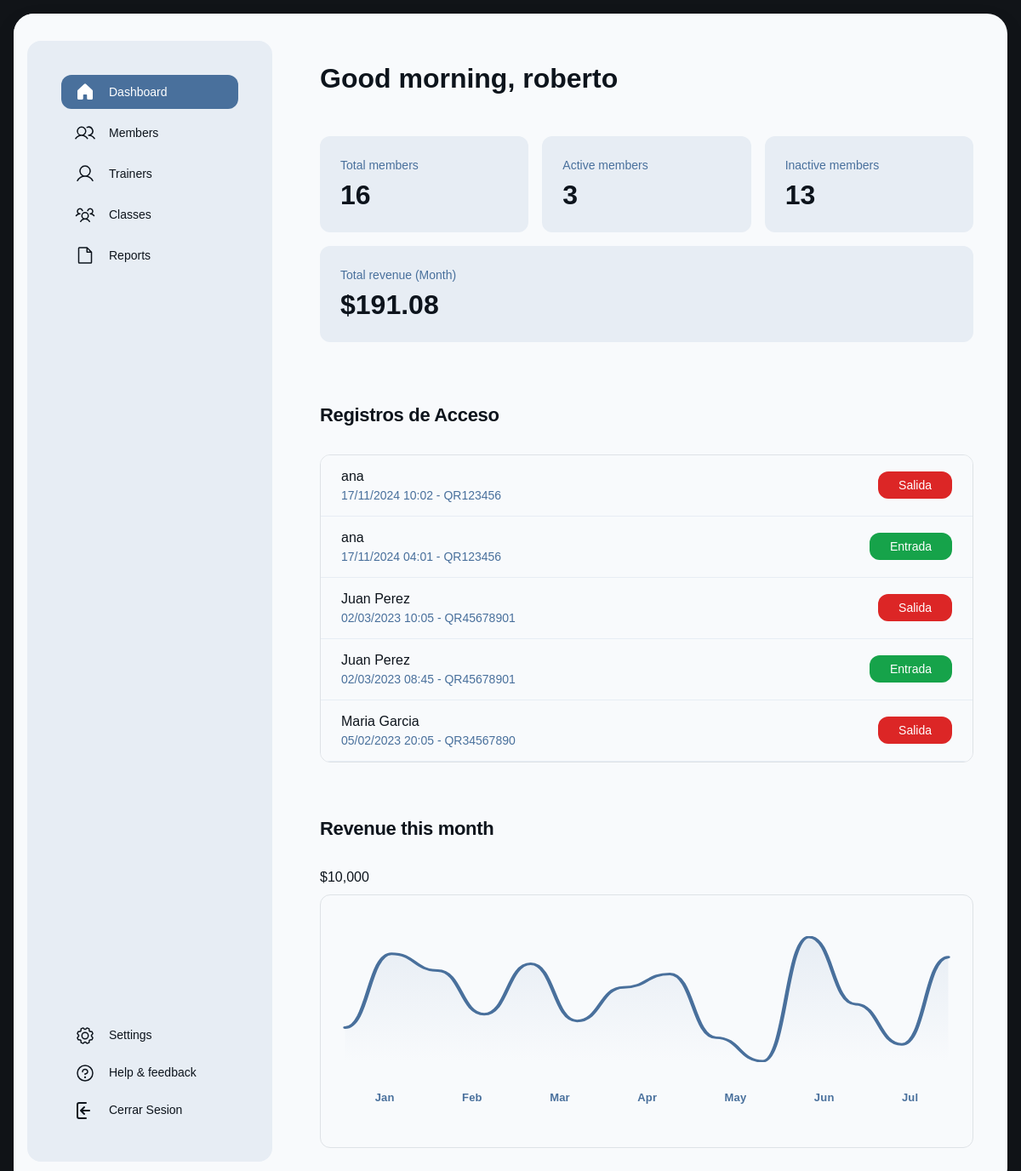
/index.php (signed in), run on the app's committed database.
### tables this page shows
CREATE TABLE `registro_accesos` (
  `id` int(11) NOT NULL,
  `usuario_id` int(11) DEFAULT NULL,
  `fecha` datetime DEFAULT NULL,
  `tipo` enum('entrada','salida') DEFAULT NULL,
  `codigo_qr` varchar(255) DEFAULT NULL
);

CREATE TABLE `usuarios` (
  `id_usuario` int(11) NOT NULL,
  `nombre` varchar(100) DEFAULT NULL,
  `email` varchar(100) DEFAULT NULL,
  `passwd` varchar(255) DEFAULT NULL,
  `fecha_registro` date DEFAULT curdate(),
  `tipo` enum('cliente','admin') DEFAULT 'cliente'
);

### controller/home_controller.php (called while the page is built, shortened)
<?php
function home() {
    if (isset($_SESSION["nombre"]) && $_SESSION["admin"] == 1) {
        require_once("model/dashboard_model.php");
        $dashboard = new DashboardModel();
        $totalMembers = $dashboard->getTotalMembers();
        $activeMembers = $dashboard->getActiveMembers();
        $inactiveMembers = $dashboard->getInactiveMembers();
        $totalRevenue = $dashboard->getTotalRevenue();
        $lastAccessLogs = $dashboard->getLastAccessLogs();
    }
    include_once 'view/home_view.php';
}
?>

### model/conectar.php (called while the page is built)
<?php
class Conectar{
    public static function conexion(){
        try {
            $conexion=new mysqli("localhost","root","","gimnasio_db");
            $conexion->set_charset("utf8mb4");
        } catch (Exception $e) {
            die('Error:'.$e->getMessage());
        }
        return $conexion;
    }
}
?>

### model/dashboard_model.php (called while the page is built)
<?php
require_once 'conectar.php';
class DashboardModel {
    private $conexion;
    public function __construct() {
        $this->conexion = Conectar::conexion();
    }
    public function getTotalMembers() {
        $query = "SELECT COUNT(*) as total FROM usuarios WHERE tipo = 'cliente'";
        $resultado = $this->conexion->query($query);
        $row = $resultado->fetch_assoc();
        return $row['total'];
    }
    public function getActiveMembers() {
        $query = "SELECT COUNT(*) as activos FROM usuarios u
                 INNER JOIN usuarios_membresias um ON u.id_usuario = um.usuario_id
                 WHERE u.tipo = 'cliente'
                 AND um.fecha_fin >= CURRENT_DATE()";
        $resultado = $this->conexion->query($query);
        $row = $resultado->fetch_assoc();
        return $row['activos'];
    }
    public function getInactiveMembers() {
        $query = "SELECT COUNT(*) as inactivos FROM usuarios u
                 LEFT JOIN usuarios_membresias um ON u.id_usuario = um.usuario_id
                 WHERE u.tipo = 'cliente'
                 AND (um.fecha_fin < CURRENT_DATE() OR um.id IS NULL)";
        $resultado = $this->conexion->query($query);
        $row = $resultado->fetch_assoc();
        return $row['inactivos'];
    }
    public function getTotalRevenue() {
        $query = "SELECT
                    SUM(m.precio / m.duracion_dias * 30) as total
                 FROM usuarios_membresias um
                 INNER JOIN membresias m ON um.membresia_id = m.id
                 WHERE um.fecha_inicio <= CURRENT_DATE()
                 AND um.fecha_fin >= CURRENT_DATE()";
        $resultado = $this->conexion->query($query);
        $row = $resultado->fetch_assoc();
        return $row['total'] ?? 0;
    }
    public function getLastAccessLogs() {
        $query = "SELECT ra.*, u.nombre
                 FROM registro_accesos ra
                 INNER JOIN usuarios u ON ra.usuario_id = u.id_usuario
                 ORDER BY ra.fecha DESC
                 LIMIT 5";
        $resultado = $this->conexion->query($query);
        $logs = [];
        while ($row = $resultado->fetch_assoc()) {
            $logs[] = $row;
        }
        return $logs;
    }
}
?>

### view/dashboard_admin.php (the view, shortened to what this page needs)
<!DOCTYPE html>
<html>
  <head>
    <link rel="stylesheet" href="https://cdnjs.cloudflare.com/ajax/libs/font-awesome/4.7.0/css/font-awesome.min.css">
    <script src="https://cdn.tailwindcss.com?plugins=forms,container-queries"></script>
  </head>
  <body>
    <div class="main-card">
      <div class="main-content">
        <div class="sidebar-container">
          <div class="sidebar-inner">
            <div class="flex h-full min-h-[700px] flex-col justify-between p-4">
              <div class="flex flex-col gap-4">
                <div class="flex flex-col gap-2">
                  <div class="flex items-center gap-3 px-3 py-2 rounded-xl bg-[#49709c]">
                    <div class="text-white" data-icon="House" data-size="24px" data-weight="fill">
                    </div>
                    <a class="text-white text-sm font-medium leading-normal" href="index.php?controlador=home&action=home">Dashboard</a>
                  </div>
                  <div class="flex items-center gap-3 px-3 py-2">
                    <div class="text-[#0d141c]" data-icon="Users" data-size="24px" data-weight="regular">
                    </div>
                    <a class="text-[#0d141c] text-sm font-medium leading-normal" href="index.php?controlador=miembros&action=home">Members</a>
                  </div>
                  <div class="flex items-center gap-3 px-3 py-2">
                    <div class="text-[#0d141c]" data-icon="User" data-size="24px" data-weight="regular">
                    </div>
                    <a class="text-[#0d141c] text-sm font-medium leading-normal" href="index.php?controlador=entrenadores&action=home">Trainers</a>
                  </div>
                  <div class="flex items-center gap-3 px-3 py-2">
                    <div class="text-[#0d141c]" data-icon="UsersThree" data-size="24px" data-weight="regular">
                    </div>
                    <a class="text-[#0d141c] text-sm font-medium leading-normal" href="index.php?controlador=clases&action=home">Classes</a>
                  </div>
                  <div class="flex items-center gap-3 px-3 py-2">
                    <div class="text-[#0d141c]" data-icon="File" data-size="24px" data-weight="regular">
                    </div>
                    <a class="text-[#0d141c] text-sm font-medium leading-normal" href="#">Reports</a>
                  </div>
                </div>
              </div>
              <div class="flex flex-col gap-4">
                <div class="flex flex-col gap-1">
                  <div class="flex items-center gap-3 px-3 py-2">
                    <div class="text-[#0d141c]" data-icon="Gear" data-size="24px" data-weight="regular">
                    </div>
                    <a class="text-[#0d141c] text-sm font-medium leading-normal" href="#">Settings</a>
                  </div>
                  <div class="flex items-center gap-3 px-3 py-2">
                    <div class="text-[#0d141c]" data-icon="Question" data-size="24px" data-weight="regular">
                    </div>
                    <a class="text-[#0d141c] text-sm font-medium leading-normal" href="#">Help &amp; feedback</a>
                  </div>
                  <div class="flex items-center gap-3 px-3 py-2">
                    <div class="text-[#0d141c]" data-icon="Question" data-size="24px" data-weight="regular">
                      <svg xmlns="http://www.w3.org/2000/svg" viewBox="0 0 24 24" width="24" height="24" fill="none" stroke="#0d141c" stroke-width="2" stroke-linecap="round" stroke-linejoin="round">
                        <path d="M13 3H5a2 2 0 0 0-2 2v14a2 2 0 0 0 2 2h8" />
                        <path d="M7 12h10M7 12l4-4M7 12l4 4" />
                      </svg>
                    </div>
                    <a class="text-[#0d141c] text-sm font-medium leading-normal" href="index.php?controlador=miembros&action=desconectar">Cerrar Sesion</a>
                  </div>
                </div>
              </div>
            </div>
          </div>
        </div>
        <div class="content-container">
          <div class="flex flex-wrap justify-between gap-3 p-4">
            <p class="text-[#0d141c] tracking-light text-[32px] font-bold leading-tight min-w-72">Good morning, <?php echo htmlspecialchars($_SESSION["nombre"]); ?></p>
          </div>
          <div class="flex flex-wrap gap-3 p-4">
            <div class="flex min-w-[200px] flex-1 flex-col gap-1 rounded-xl bg-[#e7edf4] p-4">
              <p class="text-[#49709c] text-sm font-medium leading-normal">Total members</p>
              <p class="text-[#0d141c] text-[32px] font-bold leading-tight"><?php echo $totalMembers; ?></p>
            </div>
            <div class="flex min-w-[200px] flex-1 flex-col gap-1 rounded-xl bg-[#e7edf4] p-4">
              <p class="text-[#49709c] text-sm font-medium leading-normal">Active members</p>
              <p class="text-[#0d141c] text-[32px] font-bold leading-tight"><?php echo $activeMembers; ?></p>
            </div>
            <div class="flex min-w-[200px] flex-1 flex-col gap-1 rounded-xl bg-[#e7edf4] p-4">
              <p class="text-[#49709c] text-sm font-medium leading-normal">Inactive members</p>
              <p class="text-[#0d141c] text-[32px] font-bold leading-tight"><?php echo $inactiveMembers; ?></p>
            </div>
            <div class="flex min-w-[200px] flex-1 flex-col gap-1 rounded-xl bg-[#e7edf4] p-4">
              <p class="text-[#49709c] text-sm font-medium leading-normal">Total revenue (Month)</p>
              <p class="text-[#0d141c] text-[32px] font-bold leading-tight">$<?php echo number_format($totalRevenue, 2); ?></p>
            </div>
          </div>
          <h2 class="text-[#0d141c] text-[22px] font-bold leading-tight tracking-[-0.015em] px-4 pb-3 pt-5">Registros de Acceso</h2>
          <div class="px-4 py-3">
            <div class="flex flex-col overflow-hidden rounded-xl border border-[#49709c] bg-[#f8fafc]">
              <?php foreach ($lastAccessLogs as $log): ?>
              <div class="flex items-center gap-4 bg-[#f8fafc] px-4 min-h-[72px] py-2 justify-between border-b border-[#e7edf4] w-full">
                <div class="flex flex-col justify-center">
                  <p class="text-[#0d141c] text-base font-medium leading-normal line-clamp-1"><?php echo htmlspecialchars($log['nombre']); ?></p>
                  <p class="text-[#49709c] text-sm font-normal leading-normal line-clamp-2">
                    <?php
                    $fecha = new DateTime($log['fecha']);
                    echo $fecha->format('d/m/Y H:i') . ' - ' .
                        ($log['codigo_qr']);
                    ?>
                  </p>
                </div>
                <div class="shrink-0">
                  <span class="flex min-w-[84px] max-w-[480px] items-center justify-center overflow-hidden rounded-xl h-8 px-4 <?php echo $log['tipo'] == 'entrada' ? 'bg-green-600' : 'bg-red-600'; ?> text-white text-sm font-medium leading-normal w-fit">
                    <?php echo $log['tipo'] == 'entrada' ? 'Entrada' : 'Salida'; ?>
                  </span>
                </div>
              </div>
              <?php endforeach; ?>
            </div>
          </div>
          <h2 class="text-[#0d141c] text-[22px] font-bold leading-tight tracking-[-0.015em] px-4 pb-3 pt-5">Revenue this month</h2>
          <div class="flex flex-wrap gap-4 px-4 py-3">
            <div class="flex min-w-72 flex-1 flex-col gap-2">
              <p class="text-[#0d141c] text-base font-medium leading-normal">$10,000</p>
              <div class="flex overflow-hidden rounded-xl border border-[#49709c] bg-[#f8fafc] p-4">
                <div class="flex min-h-[180px] flex-1 flex-col gap-8 py-4">
                  <div class="flex justify-around">
                    <p class="text-[#49709c] text-[13px] font-bold leading-normal tracking-[0.015em]">Jan</p>
                    <p class="text-[#49709c] text-[13px] font-bold leading-normal tracking-[0.015em]">Feb</p>
                    <p class="text-[#49709c] text-[13px] font-bold leading-normal tracking-[0.015em]">Mar</p>
                    <p class="text-[#49709c] text-[13px] font-bold leading-normal tracking-[0.015em]">Apr</p>
                    <p class="text-[#49709c] text-[13px] font-bold leading-normal tracking-[0.015em]">May</p>
                    <p class="text-[#49709c] text-[13px] font-bold leading-normal tracking-[0.015em]">Jun</p>
                    <p class="text-[#49709c] text-[13px] font-bold leading-normal tracking-[0.015em]">Jul</p>
                  </div>
                </div>
              </div>
            </div>
          </div>
        </div>
      </div>
    </div>
  </body>
</html>

### assets/css/headercss.css (style rules this page uses)
html, body { margin: 0; padding: 0; box-sizing: border-box; }
* { font-family: 'Sora', sans-serif; }

### assets/css/landingPage.css (style rules this page uses)
body { font-family: 'sora', 'Noto Sans', sans-serif !important; background-color: #111418 !important; color: #ffffff !important; }

### view/dashboard_admin.php (style rules this page uses)
body { background-color: #dce5ef; }
.main-card { background-color: #f8fafc; border-radius: 1.5rem; margin: 2rem auto; max-width: 1600px; overflow: hidden; box-shadow: 0 10px 25px rgba(0, 0, 0, 0.1); position: relative; }
.main-content { display: flex; position: relative; min-height: 100vh; }
.sidebar-container { width: 320px; padding: 2rem 1rem; background-color: #f8fafc; z-index: 1000; }
.sidebar-inner { background-color: #e7edf4; border-radius: 1rem; height: 100%; padding: 1rem; position: relative; z-index: 1000; }
.content-container { flex: 1; padding: 2rem 1rem; position: relative; }
@media (max-width: 1650px) { .main-card { margin: 1rem; } }

### data on the page
registro_accesos: usuario.nombre "ana", fecha "17/11/2024 10:02", codigo_qr "QR123456", tipo "Salida"
registro_accesos: usuario.nombre "ana", fecha "17/11/2024 04:01", codigo_qr "QR123456", tipo "Entrada"
registro_accesos: usuario.nombre "Juan Perez", fecha "02/03/2023 10:05", codigo_qr "QR45678901", tipo "Salida"
registro_accesos: usuario.nombre "Juan Perez", fecha "02/03/2023 08:45", codigo_qr "QR45678901", tipo "Entrada"
registro_accesos: usuario.nombre "Maria Garcia", fecha "05/02/2023 20:05", codigo_qr "QR34567890", tipo "Salida"

### other printed values
$_SESSION["nombre"] "roberto"
$totalMembers "16"
$activeMembers "3"
$inactiveMembers "13"
$totalRevenue "191.08"
